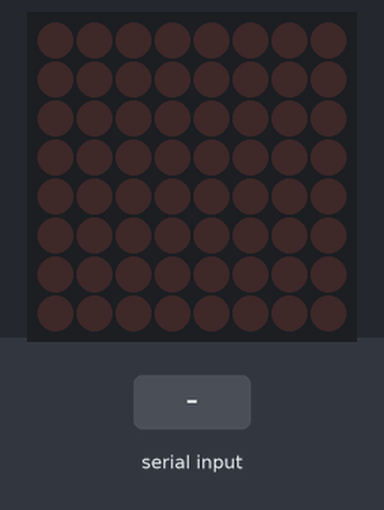
Bench run of a sketch on a simulated Arduino Uno, built with avr-gcc and run on an emulated ATmega328P. Parts: 8×8 LED matrix. The inputs (shaded band) are chosen by the test bench. What the sketch prints to the serial monitor is not drawn.

Above: at 1.2 s.
1.3 s: ":" received over Serial
At 2.5 s:
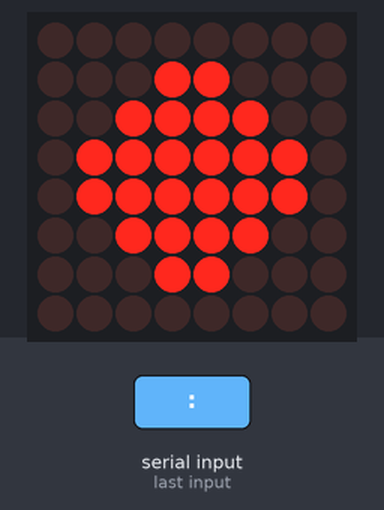
2.8 s: ";" received over Serial
At 3.6 s:
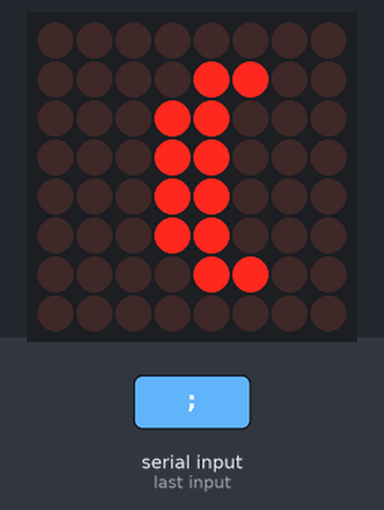
4.3 s: "8" received over Serial
At 4.7 s:
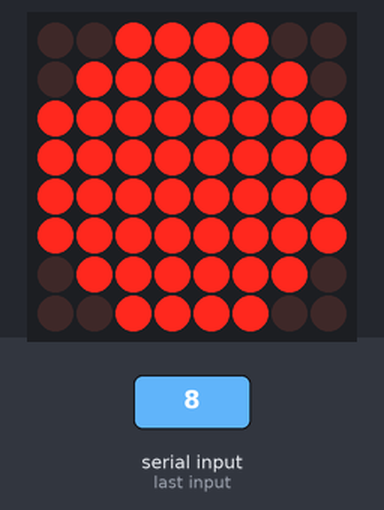
Timing chart, 0 to 7.3 s (numbered marks = the images above; inputs shaded):
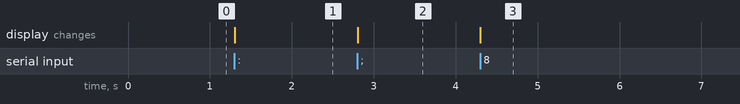

Measured:
- after the input at 1.3 s, the display: changes at once (image 1)
- after the input at 2.8 s, the display: changes at once (image 2)
- after the input at 4.3 s, the display: changes at once (image 3)

The sketch:

faceID_matriz.ino
```cpp
#include "LedControl.h"

LedControl matriz = LedControl(11, 10, 9, 1);
/* Conectar o pino 4 ao DATAIN
   Conecte o pino 3 ao CLK
   Conecte o pino 2 ao CS */
// olho neutro
byte neutral_eye[8] = {B00000000,
                       B00011000,
                       B00111100,
                       B01111110,
                       B01111110,
                       B00111100,
                       B00011000,
                       B00000000
                      };

// olho esbugalhado
byte spooky_eye[8] = {B00111100,
                      B01111110,
                      B11111111,
                      B11111111,
                      B11111111,
                      B11111111,
                      B01111110,
                      B00111100
                     };

// olho fechado (para cima)
byte closed_eye_up[8] = {B00000000,
                         B00001100,
                         B00011000,
                         B00011000,
                         B00011000,
                         B00011000,
                         B00001100,
                         B00000000
                        };

// olho fechado (para baixo)
byte closed_eye_down[8] = {B00000000,
                           B00001100,
                           B00001100,
                           B00000110,
                           B00000110,
                           B00001100,
                           B00001100,
                           B00000000
                          };

// boca feliz            //parte 1
byte happy_mouth[24] = { B00000000,
                         B00000000,
                         B00000000,
                         B00000000,
                         B01100000,
                         B00110000,
                         B00011000,
                         B00001100,
                         //parte 2
                         B00001110,
                         B00000110,
                         B00000110,
                         B00000110,
                         B00000110,
                         B00000110,
                         B00000110,
                         B00001100,
                         //parte 3
                         B00001100,
                         B00011000,
                         B00110000,
                         B01100000,
                         B00000000,
                         B00000000,
                         B00000000,
                         B00000000
                       };


// boca triste           //parte 1
byte sad_mouth[24] = {   B00000000,
                         B00000000,
                         B00000000,
                         B00000000,
                         B00000110,
                         B00001100,
                         B00011000,
                         B00110000,
                         //parte 2
                         B00110000,
                         B01100000,
                         B01100000,
                         B01100000,
                         B01100000,
                         B01100000,
                         B01100000,
                         B00110000,
                         //parte 3
                         B00110000,
                         B00011000,
                         B00001100,
                         B00000110,
                         B00000000,
                         B00000000,
                         B00000000,
                         B00000000
                     };

// boca muito feliz           //parte 1
byte very_happy_mouth[24] = { B00000000,
                              B00000000,
                              B01110000,
                              B01111100,
                              B01100110,
                              B01100110,
                              B01100011,
                              B01100011,
                              //parte 2
                              B01100011,
                              B01100011,
                              B01100011,
                              B01100011,
                              B01100011,
                              B01100011,
                              B01100011,
                              B01100011,
                              //parte 3
                              B01100011,
                              B01100011,
                              B01100110,
                              B01100110,
                              B01111100,
                              B01110000,
                              B00000000,
                              B00000000
                            };

// boca neutra                //parte 1
byte neutral_mouth[24] = {    B00000000,
                              B00000000,
                              B00010000,
                              B00010000,
                              B00010000,
                              B00010000,
                              B00010000,
                              B00010000,
                              //parte 2
                              B00010000,
                              B00010000,
                              B00010000,
                              B00010000,
                              B00010000,
                              B00010000,
                              B00010000,
                              B00010000,
                              //parte 3
                              B00010000,
                              B00010000,
                              B00010000,
                              B00010000,
                              B00010000,
                              B00010000,
                              B00000000,
                              B00000000
                         };

// língua para fora      //parte 1
byte tongue_mouth[24] = {B00000000,
                         B00000000,
                         B00000100,
                         B11001110,
                         B01111110,
                         B00111110,
                         B00011100,
                         B00001100,
                         //parte 2
                         B00001110,
                         B00000110,
                         B00000110,
                         B00000110,
                         B00000110,
                         B00000110,
                         B00000110,
                         B00001100,
                         //parte 3
                         B00001100,
                         B00011000,
                         B00110000,
                         B01100000,
                         B00000000,
                         B00000000,
                         B00000000,
                         B00000000
                        };

// boca aberta             //parte 1
byte opened_mouth[24] = {  B00000000,
                           B00000000,
                           B00000000,
                           B00000000,
                           B00000000,
                           B00000000,
                           B00000000,
                           B00000000,
                           //parte 2
                           B00000000,
                           B00011100,
                           B00100010,
                           B01000001,
                           B01000001,
                           B00100010,
                           B00011100,
                           B00000000,
                           //parte 3
                           B00000000,
                           B00000000,
                           B00000000,
                           B00000000,
                           B00000000,
                           B00000000,
                           B00000000,
                           B00000000
                        };
void setup()
{
  //inicializar displays (configurar a intensidade de brilho e limpar tudo)
  matriz.shutdown(0, false);
  matriz.setIntensity(0, 1);
  matriz.clearDisplay(0);
  Serial.begin(19200);
  Serial.print("Monitor ligado");
}

void loop()
{
  if (Serial.available())  //verificar se foi recebido algum dado
  {
    char cmd = Serial.read();

    if (cmd == ':') {
      display_eyes(neutral_eye, neutral_eye);
    }
    if (cmd == ';') {
      display_eyes(neutral_eye, closed_eye_up);
    }
    if (cmd == '8') {
      display_eyes(spooky_eye, spooky_eye);
    }
    if (cmd == ')') {
      display_mouth(happy_mouth);
    }
    if (cmd == '(') {
      display_mouth(sad_mouth);
    }
    if ((cmd == 'D') || (cmd == 'd')) {
      display_mouth(very_happy_mouth);
    }
    if ((cmd == 'p') || (cmd == 'P')) {
      display_mouth(tongue_mouth);
    }
    if ((cmd == 'o') || (cmd == 'O')) {
      display_mouth(opened_mouth);
    }
    if (cmd == '|') {
      display_mouth(neutral_mouth);
    }

  }
}
//mudar olhos
void display_eyes(byte right_eye[], byte left_eye[]) {
  for (int i = 0; i < 8; i++) {
    matriz.setRow(0, i, left_eye[i]);
    matriz.setRow(1, i, right_eye[i]);
  }
}


//mudar boca
void display_mouth(byte mouth[]) {
  for (int i = 0; i < 8; i++) {
    matriz.setRow(2, i, mouth[i]);
    matriz.setRow(3, i, mouth[i + 8]);
    matriz.setRow(4, i, mouth[i + 16]);
  }
}
```
